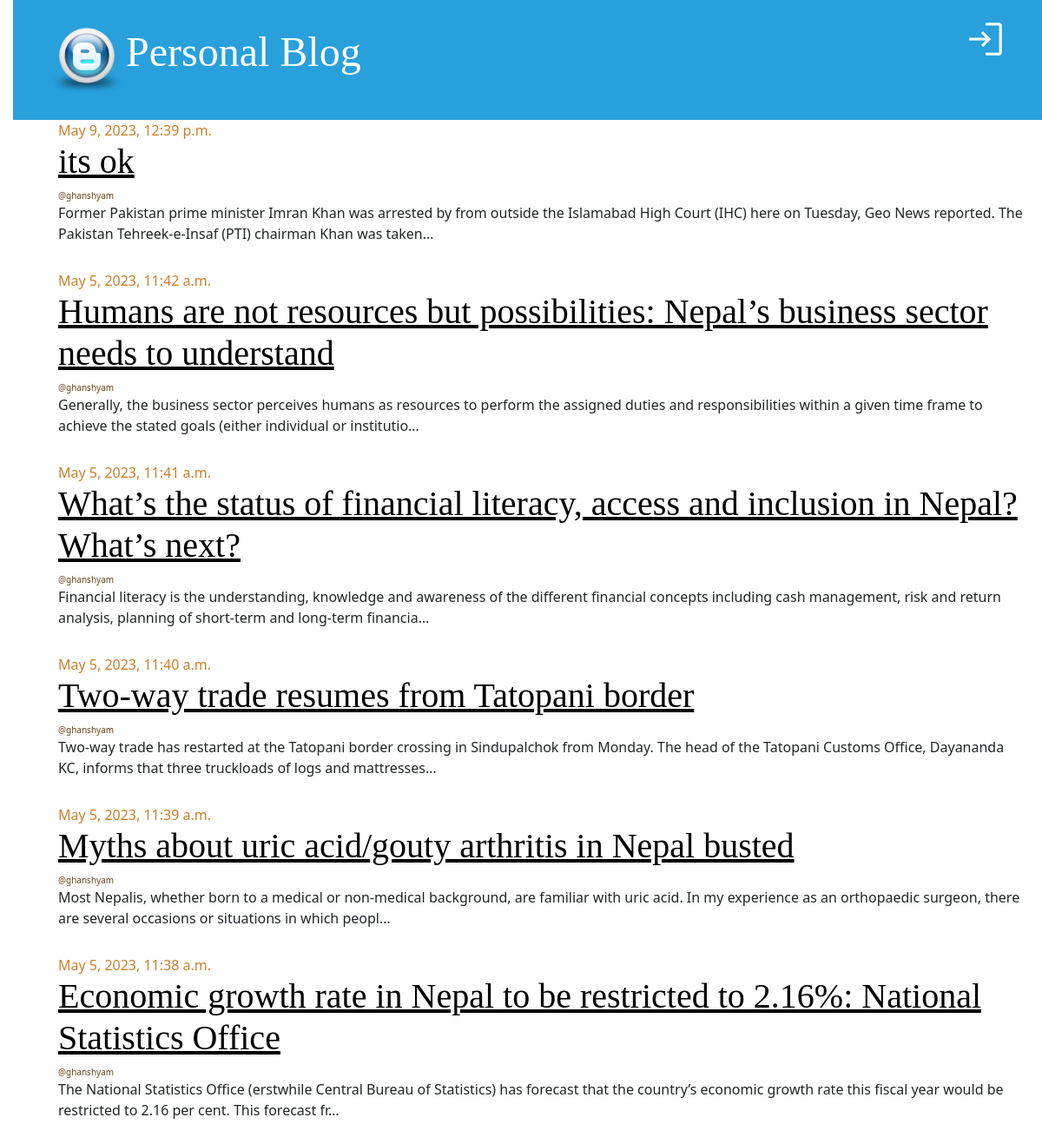
The page / on the database its author committed.
### blog_app/models.py (models this page shows, shortened)
class Post(models.Model):
    title=models.CharField(max_length=256)
    content=models.TextField()
    author=models.ForeignKey("auth.User",on_delete=models.CASCADE)
    created_at=models.DateTimeField(auto_now_add=True)
    updated_at=models.DateTimeField(auto_now=True)
    published_at=models.DateTimeField(null=True,blank=True)

### blog_app/views.py (the view)
# urls.py: path("",views.post_list,name="post-list"),
def post_list(request):
    posts=Post.objects.filter(published_at__isnull=False).order_by("-published_at")
    return render(request,"post_list.html",{'posts':posts},
    )

### templates/post_list.html
{% extends "base.html" %}
{% block content %}
  {% for post in posts %}
  <div class="post">
    <div class="date">{{post.published_at }}</div>
    <h1>
      <a href="{% url 'post-detail' post.pk %}">{{post.title}}</a>
    </h1>
    <div class="date author">@{{post.author.username }}</div>
    <p>{{post.content|truncatechars:200 }}</p>
  </div>
  {% endfor %}
{% endblock content %}

### templates/base.html (shortened to what this page needs)
{% load static %}
<!doctype html>
<html lang="en">
<head>
  <link href="{% static 'css/bootstrap.min.css' %}" rel="stylesheet">
  <link href="{% static 'css/blog.css' %}" rel="stylesheet">
</head>
<body>
  <div class="page-header">
    {% if user.is_authenticated %}
    <a href="{% url 'logout' %}" class="top-menu">
      <span class="material-symbols-outlined lg-icons">logout</span>
    </a>
    <a href="{% url 'draft-list' %}" class="top-menu">
      <span class="material-symbols-outlined lg-icons">draft</span>
    </a>
    {% else %}
    <a href="{% url 'login'  %}" class="top-menu">
      <span class="material-symbols-outlined lg-icons">login</span>
    </a>
    {% endif %}
    <h1><a href="/">
        <img src="{% static 'img/favicon.ico' %}" alt="Personal Blog " width="90px;">Personal Blog
      </a></h1>
  </div>
  <div class="container content">
    {% block content %}
    {% endblock content %}
  </div>
</body>
</html>

### static/css/blog.css (style rules this page uses)
body { padding-left: 15px; }
h1 a { color: #27a0dc; font-family: "Lobster"; }
.page-header { background-color: #27a0dc; margin-top: 0; padding: 20px 20px 20px 40px; }
.page-header h1, .page-header h1 a, .page-header h1 a:visited, .page-header h1 a:active { color: #ffffff; font-size: 36pt; text-decoration: none; }
.content { margin-left: 40px; }
h1, h2, h3, h4 { font-family: "Lobster", cursive; }
.date { color: #ce7e29; }
.top-menu, .top-menu:hover, .top-menu:visited { color: #ffffff; float: right; font-size: 26pt; margin-right: 20px; }
.post { margin-bottom: 30px; }
.post h1 a, .post h1 a:visited { color: #000000; }
.author { font-size: 10px; color: #6b441a; }
.lg-icons { font-size: 50px !important; }

### rows shown on the page
Post: published_at "May 9, 2023, 12:39 p.m.", title "its ok", author.username "ghanshyam", content "Former Pakistan prime minister Imran Khan was arrested by from outside the Islamabad High Court (IHC) here on Tuesday, Geo News reported. The Pakistan Tehreek-e-Insaf (PTI) chairman Khan was taken…"
Post: published_at "May 5, 2023, 11:42 a.m.", title "Humans are not resources but possibilities: Nepal’s business sector needs to understand", author.username "ghanshyam", content "Generally, the business sector perceives humans as resources to perform the assigned duties and responsibilities within a given time frame to achieve the stated goals (either individual or institutio…"
Post: published_at "May 5, 2023, 11:41 a.m.", title "What’s the status of financial literacy, access and inclusion in Nepal? What’s next?", author.username "ghanshyam", content "Financial literacy is the understanding, knowledge and awareness of the different financial concepts including cash management, risk and return analysis, planning of short-term and long-term financia…"
Post: published_at "May 5, 2023, 11:40 a.m.", title "Two-way trade resumes from Tatopani border", author.username "ghanshyam", content "Two-way trade has restarted at the Tatopani border crossing in Sindupalchok from Monday. The head of the Tatopani Customs Office, Dayananda KC, informs that three truckloads of logs and mattresses…"
Post: published_at "May 5, 2023, 11:39 a.m.", title "Myths about uric acid/gouty arthritis in Nepal busted", author.username "ghanshyam", content "Most Nepalis, whether born to a medical or non-medical background, are familiar with uric acid. In my experience as an orthopaedic surgeon, there are several occasions or situations in which peopl…"
Post: published_at "May 5, 2023, 11:38 a.m.", title "Economic growth rate in Nepal to be restricted to 2.16%: National Statistics Office", author.username "ghanshyam", content "The National Statistics Office (erstwhile Central Bureau of Statistics) has forecast that the country’s economic growth rate this fiscal year would be restricted to 2.16 per cent. This forecast fr…"
